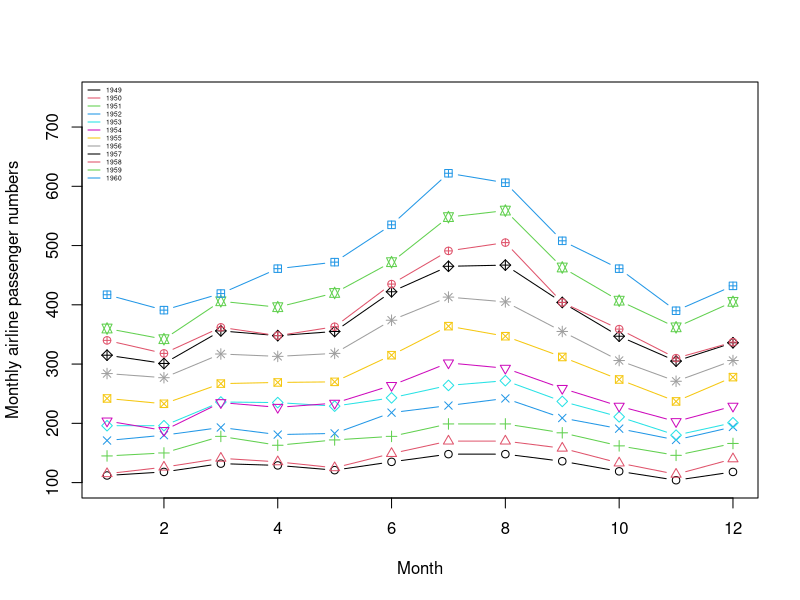
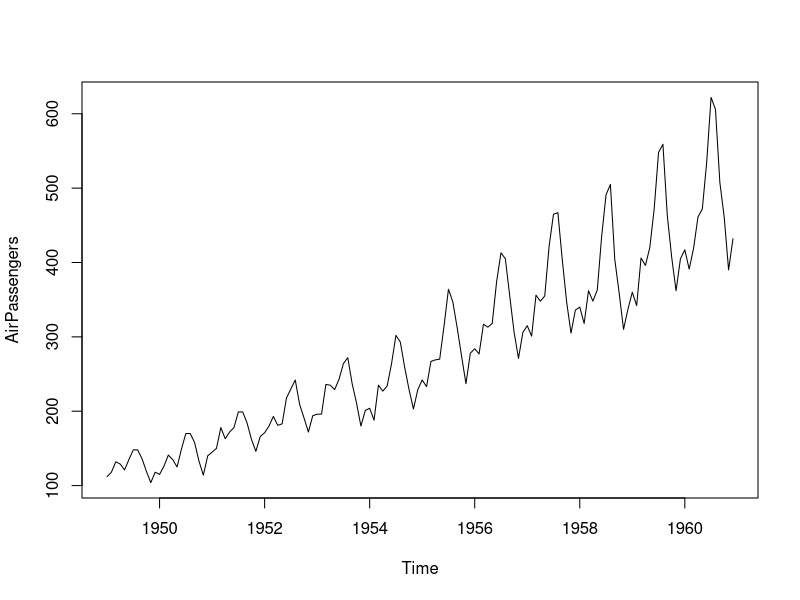
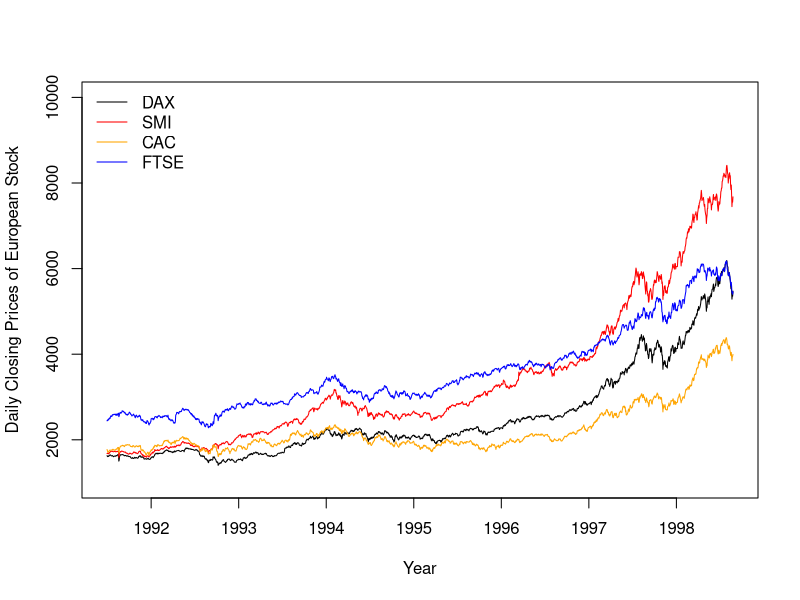
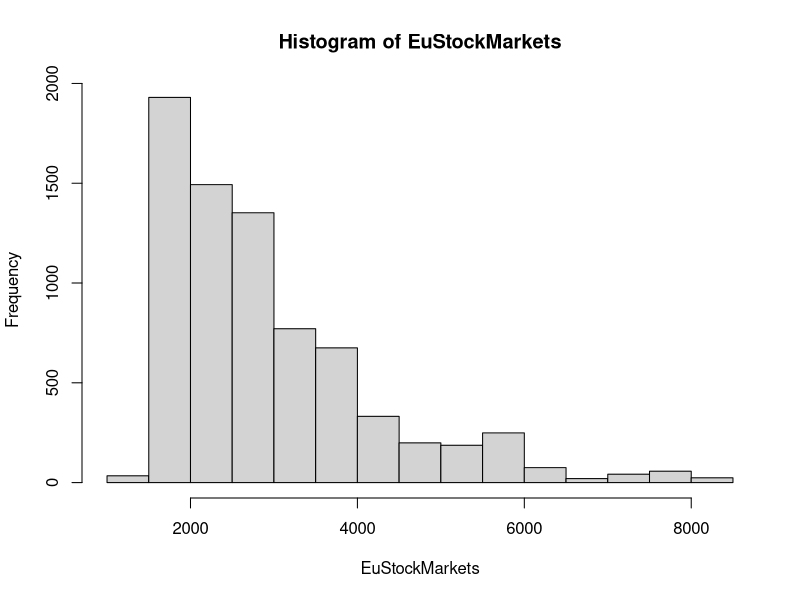
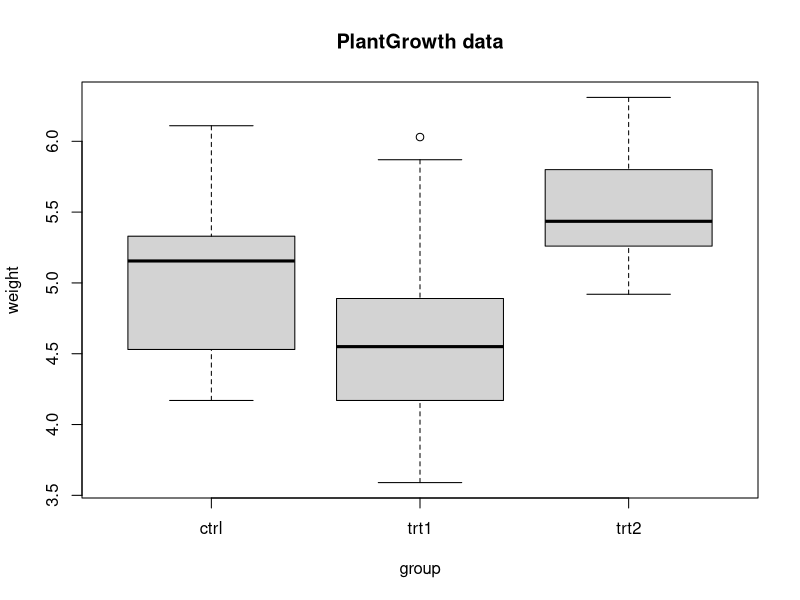
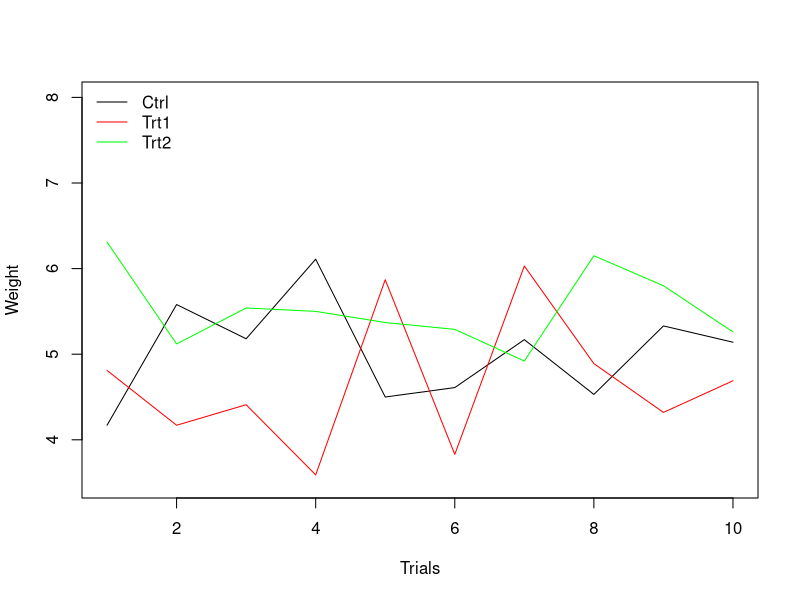
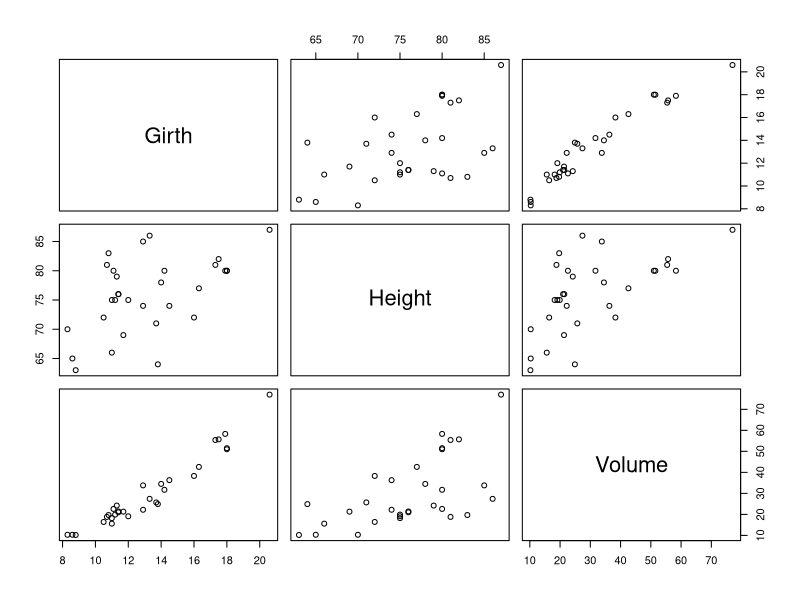
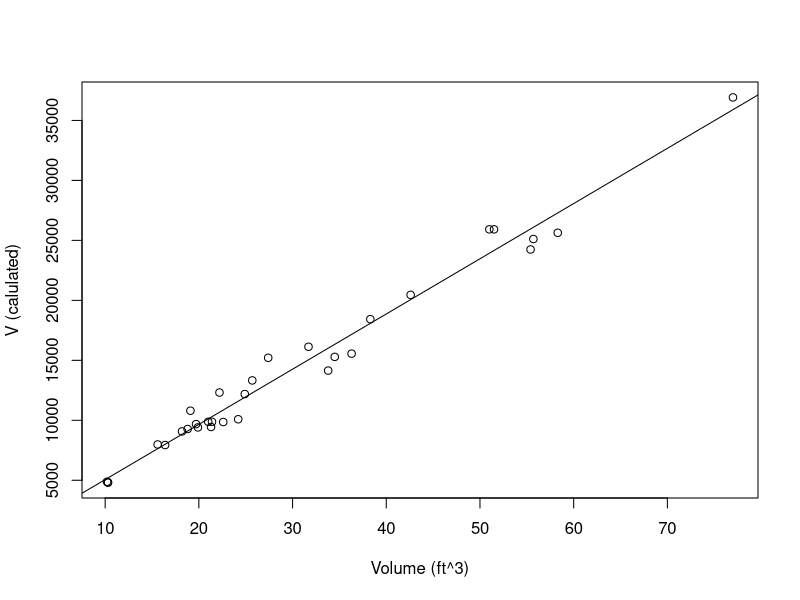

Here is the R script that generated these plots, in order:
# STA 141 HW 1 
# Problem 5

# -----------------------
# AirPassengers
# Figure 1-1
j = 0
Y = matrix( rep(0,12*12), 12, 12)
for (i in 1948:1960) {
        Y[j,] = AirPassengers[ time(AirPassengers) >= i & time(AirPassengers) < (i+1)]
        j = j + 1
}
plot(Y[1,], xlab = "Month", ylab = "Monthly airline passenger numbers",
     type = "b", pch = 1,col= 1, ylim = c(100,750))
for (i in 2:12) {
        points(Y[i,], type = "b", pch = i, col = i)
}
legend("topleft", legend = c(1949:1960), lty=rep(1,12), col=c(1:12), bty = "n", cex = 0.4)

# Figure 1-2
plot(AirPassengers)

# Parameters
class(AirPassengers) # "ts"
typeof(AirPassengers) # "double"
length(AirPassengers) # 144

# -----------------------
# EuStockMarkets
?EuStockMarkets
# Figure 2-1
DAX = EuStockMarkets[,1]
SMI = EuStockMarkets[,2]
CAC = EuStockMarkets[,3]
FTSE = EuStockMarkets[,4]
plot(DAX, xlab = "Year", ylab = "Daily Closing Prices of European Stock",
     type="l",col="black", ylim = c(1000,10000))
points(SMI, type = "l", col = "Red")
points(CAC, type = "l", col = "Orange")
points(FTSE, type = "l", col = "Blue")
legend("topleft", legend = c("DAX", "SMI", "CAC", "FTSE"), lty=c(1,1,1,1),
       col=c("black", "red", "orange", "blue"), bty='n')
# Figure 2-2
hist(EuStockMarkets)
# Parameters
class(EuStockMarkets) # "mts"    "ts"     "matrix"
head(EuStockMarkets)

# -----------------------
# PlantGrowth
?PlantGrowth
# Figure 3-1
boxplot(weight ~ group, data = PlantGrowth, main = "PlantGrowth data") 

# Figure 3-2
Data = split(PlantGrowth$weight, PlantGrowth$group)
plot(Data$ctrl, xlab = "Trials", ylab = "Weight",
     type="l",col="black", ylim = c(3.5,8))
points(Data$trt1, type = "l", col = "Red")
points(Data$trt2, type = "l", col = "Green")
legend("topleft", legend = c("Ctrl", "Trt1", "Trt2"), 
       lty=c(1,1,1), col=c("black", "red", "green"), bty='n')
# Parameters
class(PlantGrowth) # "data.frame"

# -----------------------
# trees
# Figure 4-1
plot(trees) 
# Figure 4-2
par(mfrow = c(1,1))
plot(Girth^2*Height ~ Volume, data = trees, xlab = "Volume (ft^3)", ylab = "V (calulated)") 
Model = lm(Girth^2*Height ~ Volume, data = trees)
abline(Model)
# Parameters
class(trees)
dim(trees)


# -----------------------
# AirQuality
# Figure 5
par(mfrow = c(2, 2))
boxplot(Ozone ~ Month, data = airquality, main = "Ozone")
boxplot(Solar.R ~ Month, data = airquality, main = "Solar Radiation")
boxplot(Wind ~ Month, data = airquality, main = "Wind")
boxplot(Temp ~ Month, data = airquality, main = "Max Daily Temperature")
# Parameters
class(airquality) # "data.frame"
dim(airquality) # 153   6
head(airquality)
#   Ozone Solar.R Wind Temp Month Day
# 1    41     190  7.4   67     5   1
# 2    36     118  8.0   72     5   2
# 3    12     149 12.6   74     5   3
# 4    18     313 11.5   62     5   4
# 5    NA      NA 14.3   56     5   5
# 6    28      NA 14.9   66     5   6







